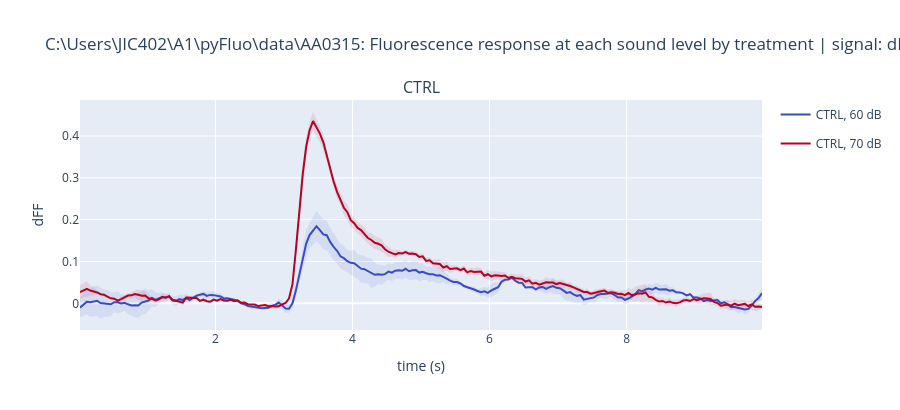

Here is the notebook cell this chart was saved with:
### Markdown cell above
## 7. Plot processed data re ROI

### Code cell
e0.plotDF_levelByTreatment(resp_col='dFF_ROI_raw', Yaxis_range=None)  # Set the same Y-axis scale for all plots. For example, (-0.005, 0.01)
                                                                      # If None (default), auto-scale Y-axis
# e0.plotDF_levelByTreatment(resp_col='dFF_ROI_linFilt_butterFilt', Yaxis_range=None)

### Figure 1 — Plotly figure (JSON) as saved in the notebook; plotly's stock layout.template omitted (floating-point values rounded to 4 significant figures; data arrays with more than 128 entries replaced by an {"elided": "..."} marker saying what was removed)
{"data": [{"legendgroup": "CTRL, 60 dB", "line": {"color": "rgb(58, 76, 192)"}, "mode": "lines", "name": "CTRL, 60 dB", "showlegend": true, "type": "scatter", "x": {"elided": "200 float values"}, "xaxis": "x", "y": {"elided": "200 float values"}, "yaxis": "y"}, {"legendgroup": "CTRL, 60 dB", "line": {"width": 0}, "mode": "lines", "name": "CTRL, 60 dB", "showlegend": false, "type": "scatter", "x": {"elided": "200 float values"}, "xaxis": "x", "y": {"elided": "200 float values"}, "yaxis": "y"}, {"fill": "tonexty", "fillcolor": "rgba(58, 76, 192, 0.1)", "legendgroup": "CTRL, 60 dB", "line": {"width": 0}, "mode": "lines", "name": "CTRL, 60 dB", "showlegend": false, "type": "scatter", "x": {"elided": "200 float values"}, "xaxis": "x", "y": {"elided": "200 float values"}, "yaxis": "y"}, {"legendgroup": "CTRL, 70 dB", "line": {"color": "rgb(179, 3, 38)"}, "mode": "lines", "name": "CTRL, 70 dB", "showlegend": true, "type": "scatter", "x": {"elided": "200 float values"}, "xaxis": "x", "y": {"elided": "200 float values"}, "yaxis": "y"}, {"legendgroup": "CTRL, 70 dB", "line": {"width": 0}, "mode": "lines", "name": "CTRL, 70 dB", "showlegend": false, "type": "scatter", "x": {"elided": "200 float values"}, "xaxis": "x", "y": {"elided": "200 float values"}, "yaxis": "y"}, {"fill": "tonexty", "fillcolor": "rgba(179, 3, 38, 0.1)", "legendgroup": "CTRL, 70 dB", "line": {"width": 0}, "mode": "lines", "name": "CTRL, 70 dB", "showlegend": false, "type": "scatter", "x": {"elided": "200 float values"}, "xaxis": "x", "y": {"elided": "200 float values"}, "yaxis": "y"}], "layout": {"annotations": [{"font": {"size": 16}, "showarrow": false, "text": "CTRL", "x": 0.5, "xanchor": "center", "xref": "paper", "y": 1, "yanchor": "bottom", "yref": "paper"}], "height": 410, "title": {"text": "C:\\Users\\JIC402\\A1\\pyFluo\\data\\AA0315: Fluorescence response at each sound level by treatment | signal: dFF_ROI_raw"}, "xaxis": {"anchor": "y", "domain": [0, 1], "title": {"text": "time (s)"}}, "yaxis": {"anchor": "x", "domain": [0, 1], "title": {"text": "dFF"}}}}
